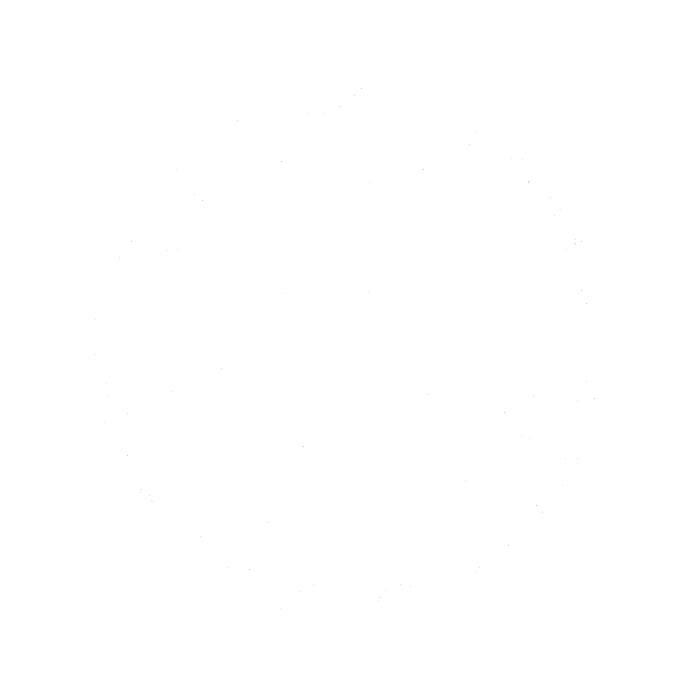
Frame 1 (no input)
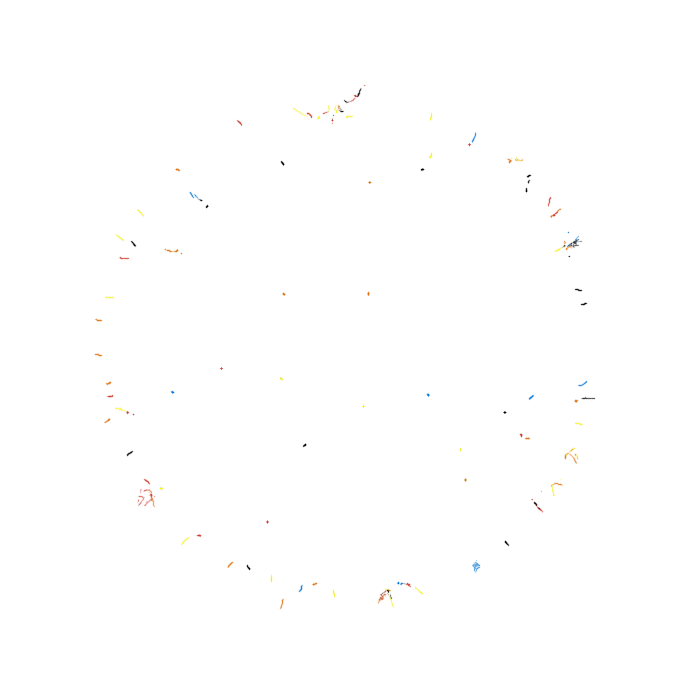
Frame 60 (the mouse pressed at the canvas centre just before this capture)
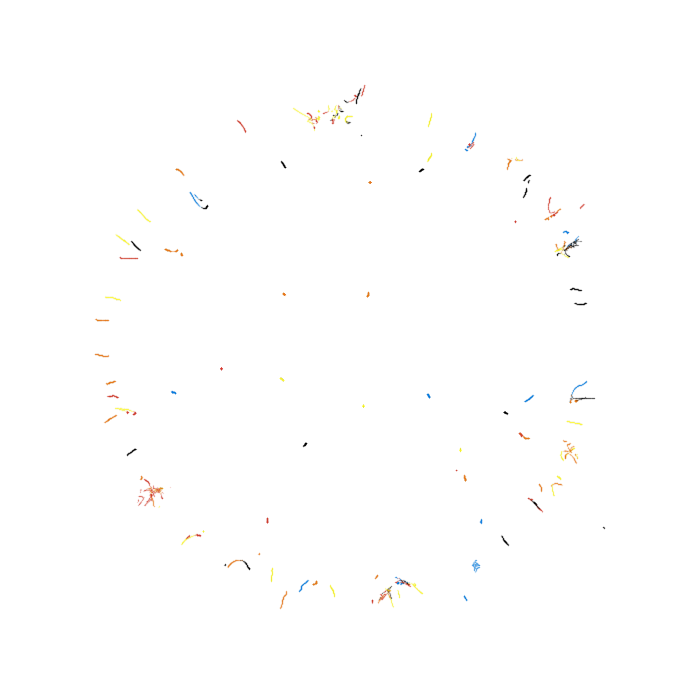
Frame 120 (the mouse held since frame 60 and released just before this capture)

The Processing sketch that drew these frames (run headless with seeded random() and noise(); from frame 60 on, the mouse is pressed at the canvas centre):

// Processing sketch: MovingLines
// ── MovingLines.pde
// number of particles
final static int N = 100;
 
final static color[] cols = {
  #000000, #CB3C28, #0079DC, #F8F32B, #EA7419 };
 
float loveSpeed = 1;
float loveDistance = 0.5;
float loveNumerator = 1.5;
float timeAmount = 100;
float strokeWeight = 1.4;

// collection of all particles
ArrayList<Particle> particles = new ArrayList<Particle>(N);
 
void setup() {
  size(700,700);
  noFill();
  smooth(8);
  strokeWeight(strokeWeight);
  background(255, 255, 255);
 
  // initialize particles
  for (int i=0; i<N; i++) {
    particles.add( new Particle(i) );
  }
}
 
float time = 0.0;

void draw() {
  for (Particle p : particles) {
 
    // love/hate vector
    float lovex = 0.0;
    float lovey = 0.0;
 
    for (Particle o : particles) {
      // do not compare with yourself
      if (p.id != o.id) {
        // calculate vector to get distance and direction
        PVector v = new PVector(o.x-p.x, o.y-p.y);
        float distance = v.mag();
        float angle = v.heading();
 
        // love!
        float love = loveNumerator/ distance;
        // or hate...
        if (distance<loveDistance) love = -love;
 
        // mood factor
        love *= p.moodSimilarity(o);
        // not too fast!
        love *= loveSpeed;
 
        // update love vector
        lovex += love * cos(angle);
        lovey += love * sin(angle);
      } 
 
      // calculated love vector will be our speed in resultant direction
      p.dx = lovex;
      p.dy = lovey;
    }
  }
 
  // update and draw
  for (Particle p : particles) {
    p.update();
    p.draw();
  }
  
  time += timeAmount;
}

 
 void mousePressed(){
	 //save('pic.jpg');
 }

// ── Particle.pde
class Particle {
  // position
  float x, y;
  // velocity
  float dx, dy;
  // id
  int id;
  // life length
  float age;
  // some random color
  color c = cols[(int)random(cols.length)];
  
  // mood factor
  float mood;
 
  void reset() {
    // distribute initial point on the ring, more near the outer edge, distorted
    float angle = random(TWO_PI);
    float r = 5.0*randomGaussian() + (width/2-100)*(1.0-pow(random(1.0), 7.0));
    x = cos(angle)*r;
    y = sin(angle)*r;
    // set random age
    age = (int)random(100, 2000);
    calcMood();
  }
 
  void draw() {
    stroke(c,50);
    point(x+width/2, y+height/2);
  }
 
  // update position with externally calculated speed
  // check also age
  void update() {
    if(--age < 0) {
      reset();
    } else {
      x += dx;
      y += dy;
      calcMood();
    }
  }
 
  Particle(int i) {
    id = i;
    reset();
  }
  
  // compare moods
  float moodSimilarity(Particle p) {
    return 1.0-abs(p.mood-this.mood);
  }
  
  // calculate current mood
  private void calcMood() {
    mood = sin(noise(x/10.0,y/10.0,time)*TWO_PI); 
  }
 }
